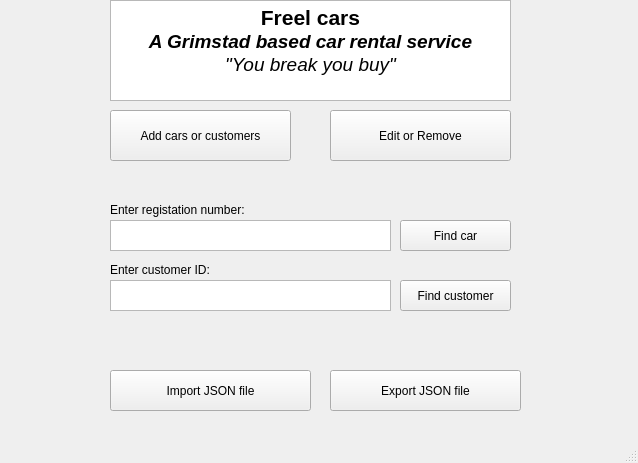
<?xml version="1.0" encoding="UTF-8"?>
<ui version="4.0">
 <class>MainWindow</class>
 <widget class="QMainWindow" name="MainWindow">
  <property name="geometry">
   <rect>
    <x>0</x>
    <y>0</y>
    <width>638</width>
    <height>463</height>
   </rect>
  </property>
  <property name="windowTitle">
   <string>MainWindow</string>
  </property>
  <property name="inputMethodHints">
   <set>Qt::ImhNone</set>
  </property>
  <widget class="QWidget" name="centralwidget">
   <widget class="QPushButton" name="pushButton">
    <property name="geometry">
     <rect>
      <x>110</x>
      <y>110</y>
      <width>181</width>
      <height>51</height>
     </rect>
    </property>
    <property name="text">
     <string>Add cars or customers</string>
    </property>
   </widget>
   <widget class="QPushButton" name="pushButton_3">
    <property name="geometry">
     <rect>
      <x>330</x>
      <y>110</y>
      <width>181</width>
      <height>51</height>
     </rect>
    </property>
    <property name="text">
     <string>Edit or Remove</string>
    </property>
   </widget>
   <widget class="QTextBrowser" name="textBrowser">
    <property name="geometry">
     <rect>
      <x>110</x>
      <y>0</y>
      <width>401</width>
      <height>101</height>
     </rect>
    </property>
    <property name="html">
     <string>&lt;!DOCTYPE HTML PUBLIC &quot;-//W3C//DTD HTML 4.0//EN&quot; &quot;http://www.w3.org/TR/REC-html40/strict.dtd&quot;&gt;
&lt;html&gt;&lt;head&gt;&lt;meta name=&quot;qrichtext&quot; content=&quot;1&quot; /&gt;&lt;meta charset=&quot;utf-8&quot; /&gt;&lt;style type=&quot;text/css&quot;&gt;
p, li { white-space: pre-wrap; }
hr { height: 1px; border-width: 0; }
li.unchecked::marker { content: &quot;\2610&quot;; }
li.checked::marker { content: &quot;\2612&quot;; }
&lt;/style&gt;&lt;/head&gt;&lt;body style=&quot; font-family:'Segoe UI'; font-size:9pt; font-weight:400; font-style:normal;&quot;&gt;
&lt;p align=&quot;center&quot; style=&quot; margin-top:0px; margin-bottom:0px; margin-left:0px; margin-right:0px; -qt-block-indent:0; text-indent:0px;&quot;&gt;&lt;span style=&quot; font-size:16pt; font-weight:700;&quot;&gt;Freel cars&lt;/span&gt;&lt;/p&gt;
&lt;p align=&quot;center&quot; style=&quot; margin-top:0px; margin-bottom:0px; margin-left:0px; margin-right:0px; -qt-block-indent:0; text-indent:0px;&quot;&gt;&lt;span style=&quot; font-size:14pt; font-weight:700; font-style:italic;&quot;&gt;A Grimstad based car rental service&lt;/span&gt;&lt;/p&gt;
&lt;p align=&quot;center&quot; style=&quot; margin-top:0px; margin-bottom:0px; margin-left:0px; margin-right:0px; -qt-block-indent:0; text-indent:0px;&quot;&gt;&lt;span style=&quot; font-size:14pt; font-style:italic;&quot;&gt;&amp;quot;You break you buy&amp;quot;&lt;/span&gt;&lt;/p&gt;&lt;/body&gt;&lt;/html&gt;</string>
    </property>
   </widget>
   <widget class="QPushButton" name="pushButton_2">
    <property name="geometry">
     <rect>
      <x>400</x>
      <y>220</y>
      <width>111</width>
      <height>31</height>
     </rect>
    </property>
    <property name="text">
     <string>Find car</string>
    </property>
   </widget>
   <widget class="QPushButton" name="pushButton_4">
    <property name="geometry">
     <rect>
      <x>400</x>
      <y>280</y>
      <width>111</width>
      <height>31</height>
     </rect>
    </property>
    <property name="text">
     <string>Find customer</string>
    </property>
   </widget>
   <widget class="QPlainTextEdit" name="CarRegnumText">
    <property name="geometry">
     <rect>
      <x>110</x>
      <y>220</y>
      <width>281</width>
      <height>31</height>
     </rect>
    </property>
   </widget>
   <widget class="QPlainTextEdit" name="CustomerIDText">
    <property name="geometry">
     <rect>
      <x>110</x>
      <y>280</y>
      <width>281</width>
      <height>31</height>
     </rect>
    </property>
   </widget>
   <widget class="QPushButton" name="ImportJSONbtn">
    <property name="geometry">
     <rect>
      <x>110</x>
      <y>370</y>
      <width>201</width>
      <height>41</height>
     </rect>
    </property>
    <property name="text">
     <string>Import JSON file</string>
    </property>
   </widget>
   <widget class="QPushButton" name="ExportJSONbtn">
    <property name="geometry">
     <rect>
      <x>330</x>
      <y>370</y>
      <width>191</width>
      <height>41</height>
     </rect>
    </property>
    <property name="text">
     <string>Export JSON file</string>
    </property>
   </widget>
   <widget class="QLabel" name="label">
    <property name="geometry">
     <rect>
      <x>110</x>
      <y>200</y>
      <width>151</width>
      <height>20</height>
     </rect>
    </property>
    <property name="text">
     <string>Enter registation number:</string>
    </property>
   </widget>
   <widget class="QLabel" name="label_2">
    <property name="geometry">
     <rect>
      <x>110</x>
      <y>260</y>
      <width>111</width>
      <height>20</height>
     </rect>
    </property>
    <property name="text">
     <string>Enter customer ID:</string>
    </property>
   </widget>
  </widget>
  <widget class="QMenuBar" name="menubar">
   <property name="geometry">
    <rect>
     <x>0</x>
     <y>0</y>
     <width>638</width>
     <height>17</height>
    </rect>
   </property>
  </widget>
  <widget class="QStatusBar" name="statusbar">
   <property name="baseSize">
    <size>
     <width>2</width>
     <height>0</height>
    </size>
   </property>
   <property name="font">
    <font>
     <bold>false</bold>
    </font>
   </property>
   <property name="mouseTracking">
    <bool>true</bool>
   </property>
   <property name="contextMenuPolicy">
    <enum>Qt::DefaultContextMenu</enum>
   </property>
   <property name="whatsThis">
    <string/>
   </property>
   <property name="accessibleName">
    <string/>
   </property>
   <property name="autoFillBackground">
    <bool>true</bool>
   </property>
   <property name="inputMethodHints">
    <set>Qt::ImhHiddenText</set>
   </property>
  </widget>
 </widget>
 <resources/>
 <connections/>
</ui>
